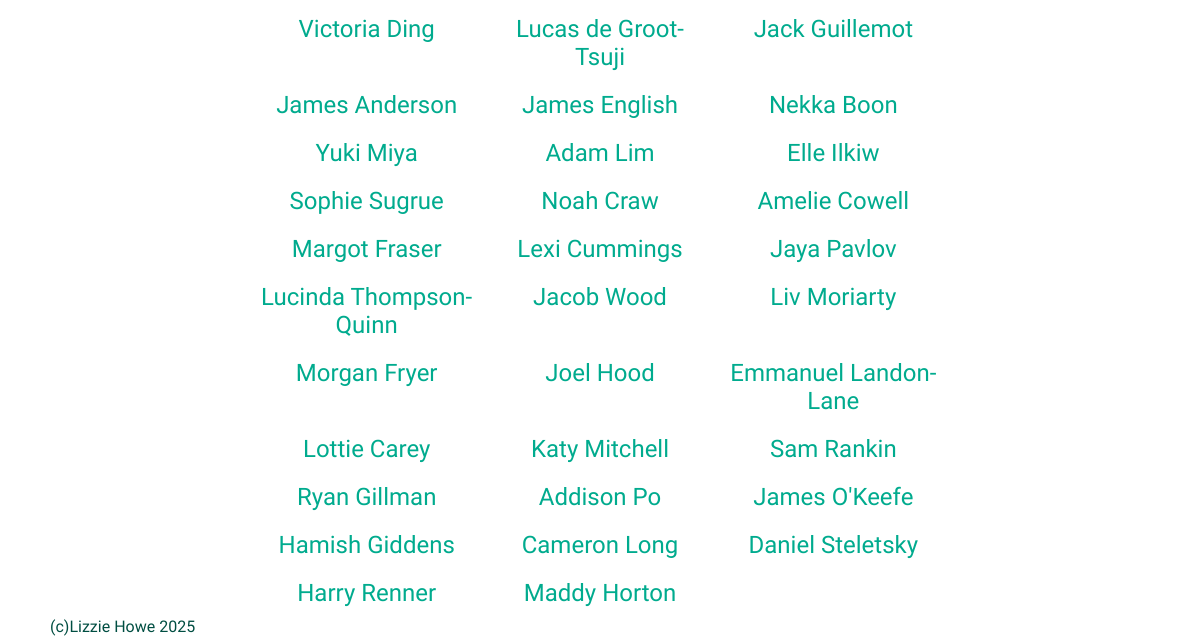
/athletes (lower part), run on an earlier commit of the app's database.
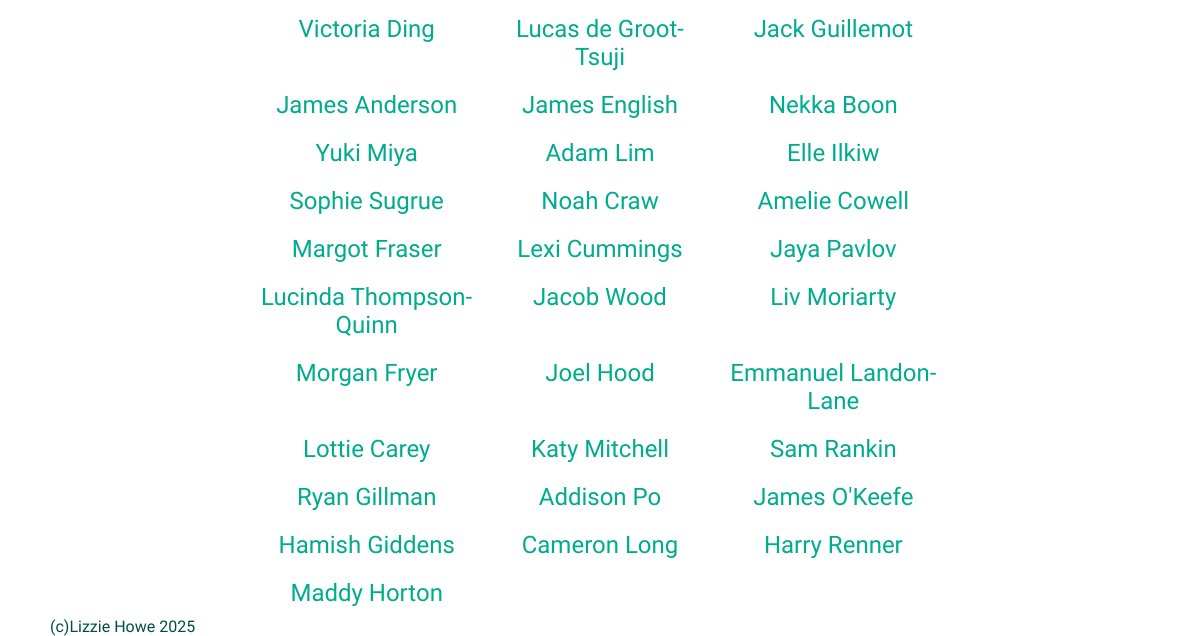
And on a later commit of the database.
### tables this page shows
CREATE TABLE athlete (athlete_id INTEGER PRIMARY KEY NOT NULL, firstname TEXT NOT NULL, lastname TEXT NOT NULL);

### flaskimport.py (the view)
@app.route('/athletes')
def athletes():
    search_query = request.args.get('search', '').strip()
    db = get_db()
    if search_query:
        cursor = db.execute('''
            SELECT athlete_id, firstname, lastname
            FROM athlete
            WHERE firstname LIKE ?
            OR lastname LIKE ?
        ''', (f'%{search_query}%', f'%{search_query}%'))
    else:
        cursor = db.execute('''
            SELECT athlete_id, firstname, lastname
            FROM athlete
        ''')
    searched_athletes = cursor.fetchall()
    return render_template('athletes.html', athletes=athletes, searched_athletes=searched_athletes)

### flaskimport.py (called while the page is built)
def get_db():
    db = getattr(g, '_database', None)
    if db is None:
        db = g._database = sqlite3.connect('BHS_sport_history_database.db')
        db.row_factory = sqlite3.Row
    return db

### templates/athletes.html (shortened to what this page needs)
{% extends "layout.html" %}
{% block content %}
<div class="three_column">
  {% for athlete in searched_athletes %}
    <div class="card">
      <a href="player/{{ athlete['athlete_id'] }}" class="athletes">
          <h2 class="athletes">{{ athlete.firstname }} {{ athlete.lastname }}</h2>
      </a>
    </div>
  {% endfor %}
</div>
{% endblock %}

### templates/layout.html (shortened to what this page needs)
<!DOCTYPE html>
<html lang="en">
<head>
    <link rel="stylesheet" href="{{ url_for('static', filename='style.css') }}">
</head>
<body>
    {% block content %}{% endblock %}
</body>
<footer>(c)Lizzie Howe 2025</footer>
</html>

### static/style.css (style rules this page uses)
* { font-family: "Public Sans", sans-serif; font-optical-sizing: auto; font-weight: 400; font-style: normal; }
html, body { height: 100%; margin: 0; }
body { background-color: white; color: rgb(0, 78, 66); margin: 50px; margin-top: 20px; }
.three_column { display: grid; grid-template-columns: 1fr 1fr 1fr; padding-top: 50px; padding-left: 200px; padding-right: 200px; }

What changed in the data, as far as the page shows it:
removed athlete: firstname "Daniel", lastname "Steletsky"
